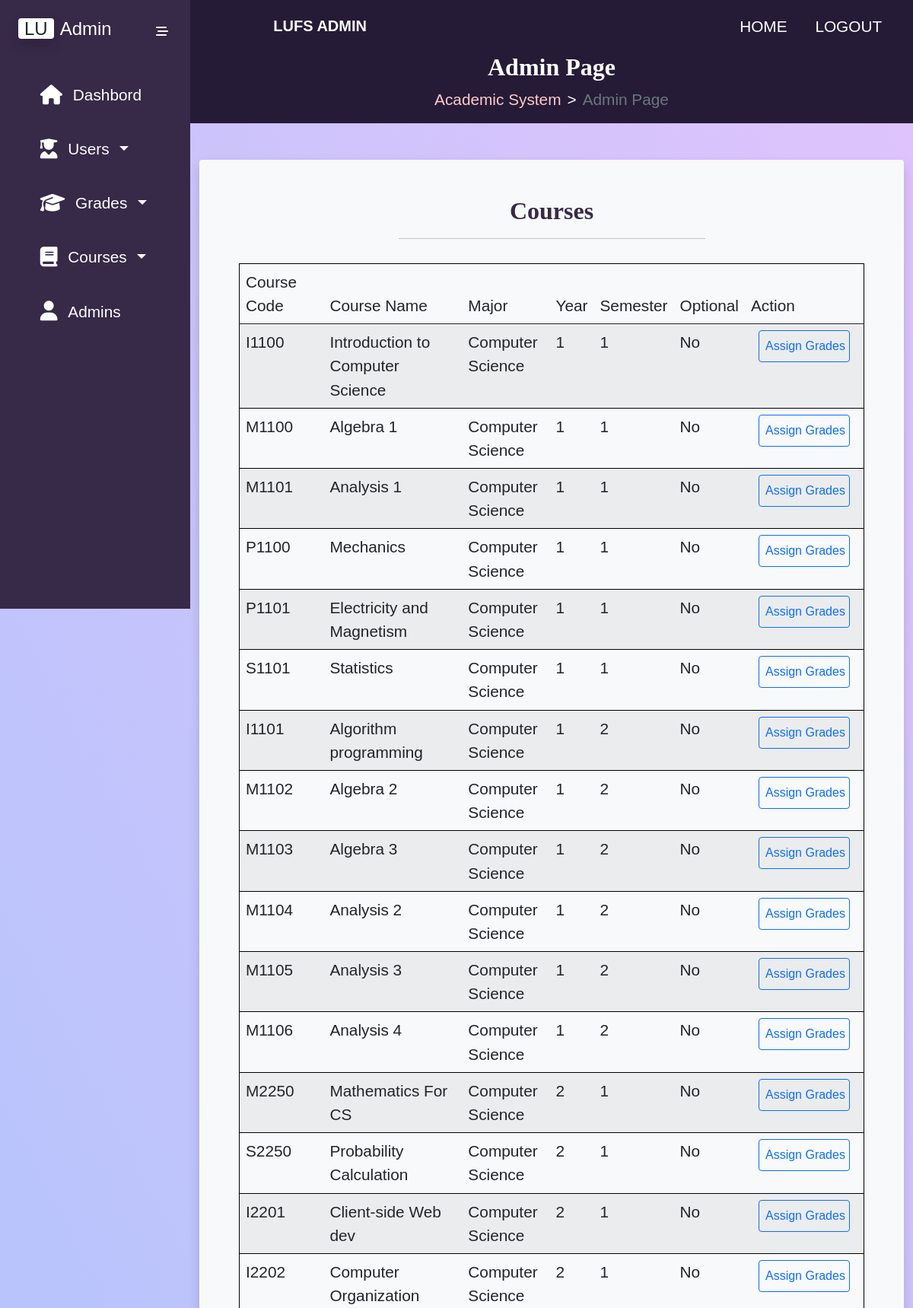
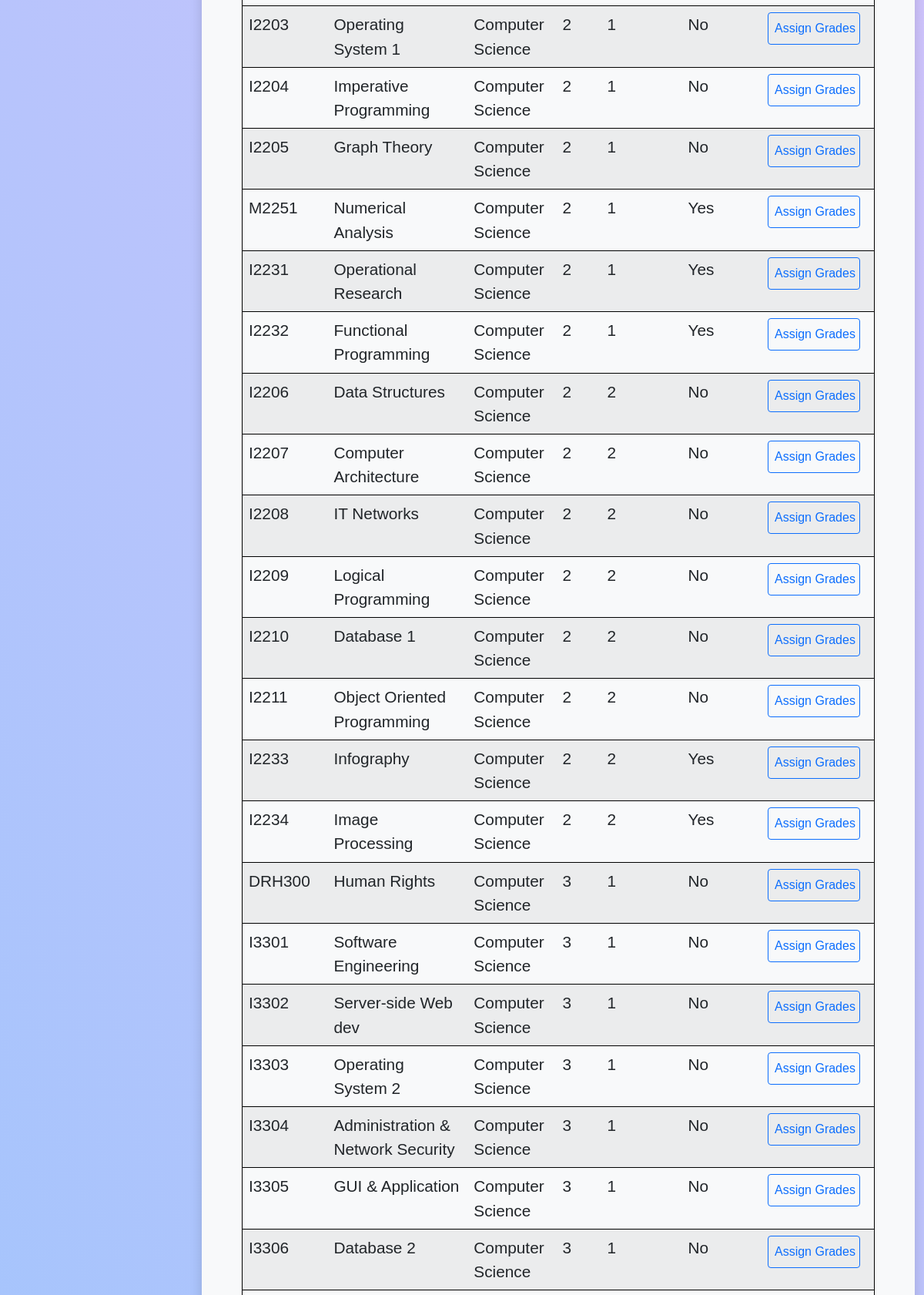
/admin-page-assign-grades.php (signed in, upper part), run on the app's committed database (2 pictures, top to bottom).
### tables this page shows
CREATE TABLE `courses` (
  `CourseId` int(11) NOT NULL,
  `CourseCode` varchar(10) NOT NULL,
  `CourseName` varchar(60) NOT NULL,
  `Credits` int(11) NOT NULL,
  `Prerequisite` varchar(20) NOT NULL,
  `Major` int(11) NOT NULL,
  `Year` int(11) NOT NULL,
  `Semester` int(11) NOT NULL,
  `Optional` tinyint(1) NOT NULL
);

CREATE TABLE `majors` (
  `Id` int(11) NOT NULL,
  `Major` varchar(30) NOT NULL
);

### classes/dal.php (called while the page is built, shortened)
<?php
    class DAL{
        private $servername = "localhost";
        private $username = "root";
        private $password = "";
        private $dbname = "FacultyOfScience";
        public function getConnection(){
            return new mysqli($this->servername, $this->username, $this->password, $this->dbname);
        }
        public function getData($sql) {
            $conn = $this->getConnection();
            $result = $conn->query($sql);
            if ( $result ) {
                $array = $result->fetch_all( MYSQLI_ASSOC );
                return $array;
            } else {
                echo mysqli_error( $conn );
            }
        }
    }
?>

### classes/courses_dal.php (called while the page is built, shortened)
<?php
    class Course_DAL extends DAL{
        public function getAllCourses()
        {
            $sql = "SELECT C.CourseCode,
                           C.CourseName,
                           C.Year,
                           C.Semester,
                           C.Optional,
                           M.Major
                    FROM Courses AS C, Majors AS M
                    WHERE C.Major = M.Id";
            return $this -> getData($sql);
        }
    }
?>

### admin-page-assign-grades.php (the view, shortened to what this page needs)
<!DOCTYPE html>
<html lang="en">
  <head>
    <?php
      require("templates/admin-header.php");
    ?>
  </head>
  <body>
    <?php
      require("classes/dal.php");
      require("classes/courses_dal.php");
      $courses_dal = new Course_DAL();
      $courses = $courses_dal -> getAllCourses();
    ?>
    <div class="main-container d-flex">
        <?php
        require("templates/admin-sidebar.php");
        ?>
        <div class="content openSide">
            <?php
            require("templates/admin-navbar.php");
            ?>
            <?php
             require("templates/admin-breadcrumb.php");
            ?>
            <div class="container-fluid">
              <section id="students-grades-section">
                <div class="container mt-5 bg-light rounded shadow p-5 mb-5 mx-sm-3 mx-lg-auto">
                  <div class="row d-flex justify-content-center">
                    <div class="col-sm-12 col-md-10 col-lg-6">
                        <h2 class="page-title">Courses</h2>
                        <hr>
                    </div>
                  </div>
                  <div class="row">
                    <div class="col-12 overflow-auto p-3">
                        <table class="table table-striped" id="courses_table">
                            <thead>
                                <tr>
                                    <td>Course Code</td>
                                    <td>Course Name</td>
                                    <td>Major</td>
                                    <td>Year</td>
                                    <td>Semester</td>
                                    <td>Optional</td>
                                    <td>Action</td>
                                </tr>
                            </thead>
                            <tbody>
                              <?php
                              foreach($courses as $c){
                                ?>
                                <tr>
                                  <td class="p-2"><?php echo $c['CourseCode']; ?></td>
                                  <td class="p-2"><?php echo $c['CourseName'] ?></td>
                                  <td class="p-2"><?php echo $c['Major']; ?></td>
                                  <td class="p-2"><?php echo $c['Year']; ?></td>
                                  <td class="p-2"><?php echo $c['Semester']; ?></td>
                                  <td class="p-2">
                                    <?php
                                        if($c['Optional']==0){
                                          echo "No";
                                        }
                                        else {
                                          echo "Yes";
                                        }
                                      ?>
                                  </td>
                                  <td class="p-2"><button class="btn btn-outline-primary p-2 btn-assign-grades">Assign Grades</button></td>
                                </tr>
                              <?php
                              }
                              ?>
                            </tbody>
                        </table>
                    </div>
                </div>
                </div>
              </section>
            </div>
        </div>
     </div>
  </body>
</html>

### css/datatable.css (style rules this page uses)
:root { --dt-row-selected: 13, 110, 253; --dt-row-selected-text: 255, 255, 255; --dt-row-selected-link: 9, 10, 11 }

### css/admin-page-style.css (style rules this page uses)
:root { --darker-color: rgb(37,27,55); --dark-color: rgb(55,41,72); --light-color: rgb(255,202,202); --lighter-color: rgb(255,236,239); --yellow-color: rgb(255, 217, 61); --green-color: rgb(224, 255, 19); --departments-cards: #ECF2FF; --font-family: 'Poppins',sans-serif; --font-size: 1.3rem; --bg-gradient: linear-gradient(62deg, #8EC5FC 0%, #E0C3FC 100%); --font-family: 'Poppins',sans-serif; --font-size: 1.3rem; }
body { min-height: 100vh; background: var(--bg-gradient); font-family: var(--font-family); font-size: var(--font-size); }
.page-title { font-family: 'Courgette' !important; font-weight: 600; color: var(--dark-color); text-align: center; }
table { border: 1px solid black !important; }
table tbody tr td button { padding: 10px !important; width: 120px !important; margin-bottom: auto !important; margin-left: 10px !important; margin-right: 10px !important; white-space: nowrap !important; transition: all 0.7s !important; }
.content { min-height: 100vh; width: 100%; transition: all 0.7s; }
@media (min-width: 767px) { .content.openSide { margin-left: 250px; width: calc(100% - 250px); } }

### data on the page
courses: CourseCode "I1100", CourseName "Introduction to Computer Science", Major.Major "Computer Science", Year "1", Semester "1", Optional "No"
courses: CourseCode "M1100", CourseName "Algebra 1", Major.Major "Computer Science", Year "1", Semester "1", Optional "No"
courses: CourseCode "M1101", CourseName "Analysis 1", Major.Major "Computer Science", Year "1", Semester "1", Optional "No"
courses: CourseCode "P1100", CourseName "Mechanics", Major.Major "Computer Science", Year "1", Semester "1", Optional "No"
courses: CourseCode "P1101", CourseName "Electricity and Magnetism", Major.Major "Computer Science", Year "1", Semester "1", Optional "No"
courses: CourseCode "S1101", CourseName "Statistics", Major.Major "Computer Science", Year "1", Semester "1", Optional "No"
courses: CourseCode "I1101", CourseName "Algorithm programming", Major.Major "Computer Science", Year "1", Semester "2", Optional "No"
courses: CourseCode "M1102", CourseName "Algebra 2", Major.Major "Computer Science", Year "1", Semester "2", Optional "No"
courses: CourseCode "M1103", CourseName "Algebra 3", Major.Major "Computer Science", Year "1", Semester "2", Optional "No"
courses: CourseCode "M1104", CourseName "Analysis 2", Major.Major "Computer Science", Year "1", Semester "2", Optional "No"
courses: CourseCode "M1105", CourseName "Analysis 3", Major.Major "Computer Science", Year "1", Semester "2", Optional "No"
courses: CourseCode "M1106", CourseName "Analysis 4", Major.Major "Computer Science", Year "1", Semester "2", Optional "No"
courses: CourseCode "M2250", CourseName "Mathematics For CS", Major.Major "Computer Science", Year "2", Semester "1", Optional "No"
courses: CourseCode "S2250", CourseName "Probability Calculation", Major.Major "Computer Science", Year "2", Semester "1", Optional "No"
courses: CourseCode "I2201", CourseName "Client-side Web dev", Major.Major "Computer Science", Year "2", Semester "1", Optional "No"
courses: CourseCode "I2202", CourseName "Computer Organization", Major.Major "Computer Science", Year "2", Semester "1", Optional "No"
courses: CourseCode "I2203", CourseName "Operating System 1", Major.Major "Computer Science", Year "2", Semester "1", Optional "No"
courses: CourseCode "I2204", CourseName "Imperative Programming", Major.Major "Computer Science", Year "2", Semester "1", Optional "No"
courses: CourseCode "I2205", CourseName "Graph Theory", Major.Major "Computer Science", Year "2", Semester "1", Optional "No"
courses: CourseCode "M2251", CourseName "Numerical Analysis", Major.Major "Computer Science", Year "2", Semester "1", Optional "Yes"
courses: CourseCode "I2231", CourseName "Operational Research", Major.Major "Computer Science", Year "2", Semester "1", Optional "Yes"
courses: CourseCode "I2232", CourseName "Functional Programming", Major.Major "Computer Science", Year "2", Semester "1", Optional "Yes"
courses: CourseCode "I2206", CourseName "Data Structures", Major.Major "Computer Science", Year "2", Semester "2", Optional "No"
courses: CourseCode "I2207", CourseName "Computer Architecture", Major.Major "Computer Science", Year "2", Semester "2", Optional "No"
courses: CourseCode "I2208", CourseName "IT Networks", Major.Major "Computer Science", Year "2", Semester "2", Optional "No"
courses: CourseCode "I2209", CourseName "Logical Programming", Major.Major "Computer Science", Year "2", Semester "2", Optional "No"
courses: CourseCode "I2210", CourseName "Database 1", Major.Major "Computer Science", Year "2", Semester "2", Optional "No"
courses: CourseCode "I2211", CourseName "Object Oriented Programming", Major.Major "Computer Science", Year "2", Semester "2", Optional "No"
courses: CourseCode "I2233", CourseName "Infography", Major.Major "Computer Science", Year "2", Semester "2", Optional "Yes"
courses: CourseCode "I2234", CourseName "Image Processing", Major.Major "Computer Science", Year "2", Semester "2", Optional "Yes"
courses: CourseCode "DRH300", CourseName "Human Rights", Major.Major "Computer Science", Year "3", Semester "1", Optional "No"
courses: CourseCode "I3301", CourseName "Software Engineering", Major.Major "Computer Science", Year "3", Semester "1", Optional "No"
courses: CourseCode "I3302", CourseName "Server-side Web dev", Major.Major "Computer Science", Year "3", Semester "1", Optional "No"
courses: CourseCode "I3303", CourseName "Operating System 2", Major.Major "Computer Science", Year "3", Semester "1", Optional "No"
courses: CourseCode "I3304", CourseName "Administration & Network Security", Major.Major "Computer Science", Year "3", Semester "1", Optional "No"
courses: CourseCode "I3305", CourseName "GUI & Application", Major.Major "Computer Science", Year "3", Semester "1", Optional "No"
courses: CourseCode "I3306", CourseName "Database 2", Major.Major "Computer Science", Year "3", Semester "1", Optional "No"
